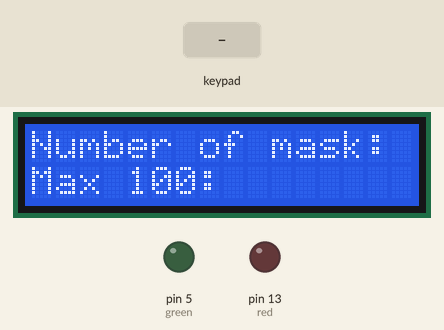
This sketch was run on a simulated Arduino Mega 2560, built with avr-gcc and run on an emulated ATmega2560. On the bench: 16×2 character LCD, output pins drawn as LEDs (lit = HIGH). The inputs (shaded band) are chosen by the test bench.

Above: at 1.2 s.
1.3 s: keypad keys 4 1 4 3 4 5 4 9 D pressed 0.4 s apart
At 5.4 s:
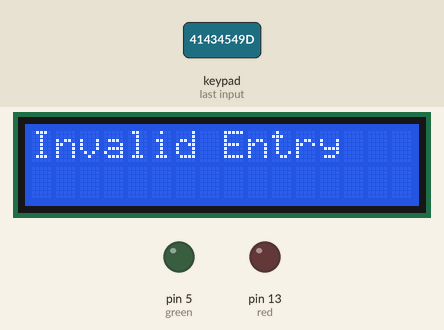
7.9 s: key '1' pressed
At 9.0 s:
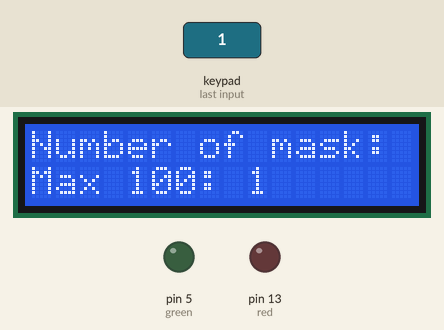
9.4 s: key 'D' pressed
At 10.3 s:
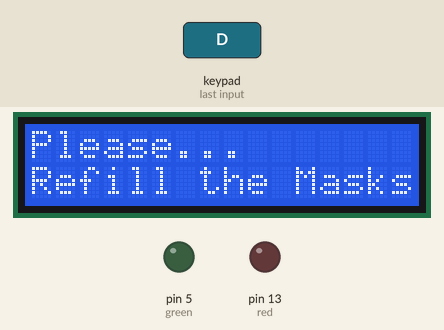
Timing chart, 0 to 12.4 s (numbered marks = the images above; inputs shaded):
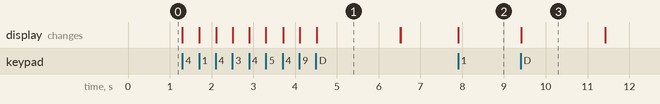

Measured:
- after the input at 1.3 s, the display: first changes at once (image 1 shows a later state)
- after the input at 7.9 s, the display: changes at once (image 2)
- after the input at 9.4 s, the display: changes at once (image 3)
- what the display in image 1 shows lasts 2.0 s, from 4.5 s to 6.5 s

The sketch:

code.ino
```cpp
#include <HCSR04.h>
#include <Keypad.h>
#define echoPin 22// mask picking
#define trigPin 24
#define echoPin2 3//motion sensing
#define trigPin2 2

// include the library code:
#include <LiquidCrystal.h>
//********************************************************************
// initialize the library with the numbers of the interface pins
LiquidCrystal lcd(7, 8, 9, 10, 11, 12);

int red=13 ;// led triggered by the motion
int green = 5;//mask picked
int buzzer= 13;
int distance;
int motion;
int duration;
int duration2;
//lcd initializations
const byte ROWS = 4; //four rows
const byte COLS = 4; //four columns
//define the cymbols on the buttons of the keypads
char keys[ROWS][COLS] = {
  {'1','2','3','A'},
  {'4','5','6','B'},
  {'7','8','9','C'},
  {'*','0','#','D'}
};
byte rowPins[ROWS] = {31, 32, 33, 39}; //connect to the row pinouts of the keypad
byte colPins[COLS] = {41, 43, 45, 49}; //connect to the column pinouts of the keypad
Keypad kpd = Keypad( makeKeymap(keys), rowPins, colPins, ROWS, COLS );

// int facemasks
int facemask = 0;
int manufacturer =0;

 void setup()
   {
          Serial.begin(9600);

           pinMode(trigPin,OUTPUT);
            pinMode (echoPin, INPUT);
             pinMode(trigPin2,OUTPUT);
              pinMode (echoPin2, INPUT);
  // set up the LCD's number of columns and rows:
       lcd.begin(16, 2);
       pinMode(buzzer, OUTPUT);
        pinMode(red, OUTPUT);
         pinMode(green, OUTPUT);

   }

void loop()
{
//*************************************************
//case 1: when there is no face mask (intialization)
 digitalWrite(red,LOW);
 digitalWrite(green, LOW);
  int fm_temp = 0;
  while(facemask==0)
     {
       lcd.setCursor(0,0);
         lcd.print("Number of mask:");
           lcd.setCursor(0,1);
             lcd.print("Max 100: ");

//input number of face mask

             char key = kpd.getKey();
            if(key){
            if(key == '0') fm_temp = fm_temp * 10 + 0;
            if(key == '1') fm_temp = fm_temp * 10 + 1;
            if(key == '2') fm_temp = fm_temp * 10 + 2;
            if(key == '3') fm_temp = fm_temp * 10 + 3;
            if(key == '4') fm_temp = fm_temp * 10 + 4;
            if(key == '5') fm_temp = fm_temp * 10 + 5;
            if(key == '6') fm_temp = fm_temp * 10 + 6;
            if(key == '7') fm_temp = fm_temp * 10 + 7;
            if(key == '8') fm_temp = fm_temp * 10 + 8;
            if(key == '9') fm_temp = fm_temp * 10 + 9;
            if(key == 'C') fm_temp = fm_temp / 10;

         lcd.setCursor(9,1);
           lcd.print(fm_temp);
             lcd.print(" ");
             }
//once you press Enter (D) After refilling masks
      if(key == 'D')
        {
          if(fm_temp > 100)
            {
              facemask = -1;
            }
          else
             {
               facemask = fm_temp;
             }
        fm_temp = 0;
       }
       if (key == 'A')
       {
        manufacturer=1;
        }
     }
 //*********************************************************
//if number exceeds 100, reset facemask to -1
    if(facemask== -1)
       {
       lcd.clear();
        lcd.setCursor(0,0);
         lcd.print("Invalid Entry    ");
            lcd.setCursor(0,1);
              lcd.print("                          ");
                delay (2000);
                lcd.clear();
                facemask=0;

        }
//************************************************************
//display of the current amount of masks

          lcd.setCursor(0,0);
           lcd.print("Current amount:");
            lcd.setCursor(0,1);
              lcd.print(facemask);
                lcd.print("             ");

//***********************************************************
//when there is one or more face mask and motion sensor triggered
//***********************************************************

while(facemask>1)
{

//ultrasonic sensor for motion sensing
digitalWrite(trigPin2, LOW);
            delayMicroseconds(2);
              digitalWrite(trigPin2, HIGH);
               delayMicroseconds(10);
                 digitalWrite(trigPin2, LOW);


  duration2= pulseIn(echoPin2, HIGH);
  motion= duration2 * 0.034 / 2;
    Serial.print( "Motion: ");
            Serial.print( motion);
               Serial.println ("cm");

//  int newmotion;
//digitalWrite (red,HIGH);

//ultrasonic sensor for mask pick
digitalWrite(trigPin, LOW);
            delayMicroseconds(2);
              digitalWrite(trigPin, HIGH);
               delayMicroseconds(10);
                 digitalWrite(trigPin, LOW);


  duration= pulseIn(echoPin, HIGH);
  distance= duration * 0.034 / 2;

          Serial.print( "Distance: ");
            Serial.print( distance);
               Serial.println ("cm");
 //digitalWrite(red,HIGH);

if (motion<10)
{
  digitalWrite(red,HIGH);
  if (distance<5)
  {
   digitalWrite (green,HIGH);
        facemask--;
        delay (500);
         lcd.setCursor(0,0);
          lcd.print("current amount :");
            lcd.setCursor(0,1);
             lcd.print(facemask);
                lcd.print("             ");
           //   newmotion=0;
  }
  }

   //case 3: Mask is picked so reduce by one


              else if (distance >5 && motion>10)
                 {
                   digitalWrite (green,LOW);
                   digitalWrite (red, LOW);

                  }

               }
//digitalWrite(red,LOW);

if (facemask==1)
 {
  lcd.clear();
  lcd.setCursor(0,0);
   lcd.print("Please...             ") ;
    lcd.setCursor(0,1);
     lcd.print("Refill the Masks");
    delay(2000);
    lcd.clear();
     lcd.setCursor(0,0);
   lcd.print("Manufactured by           ") ;
    lcd.setCursor(0,1);
     lcd.print("GROUP B        ");
    delay(20000);
    lcd.clear();
    facemask=0;
   }


         }
```
